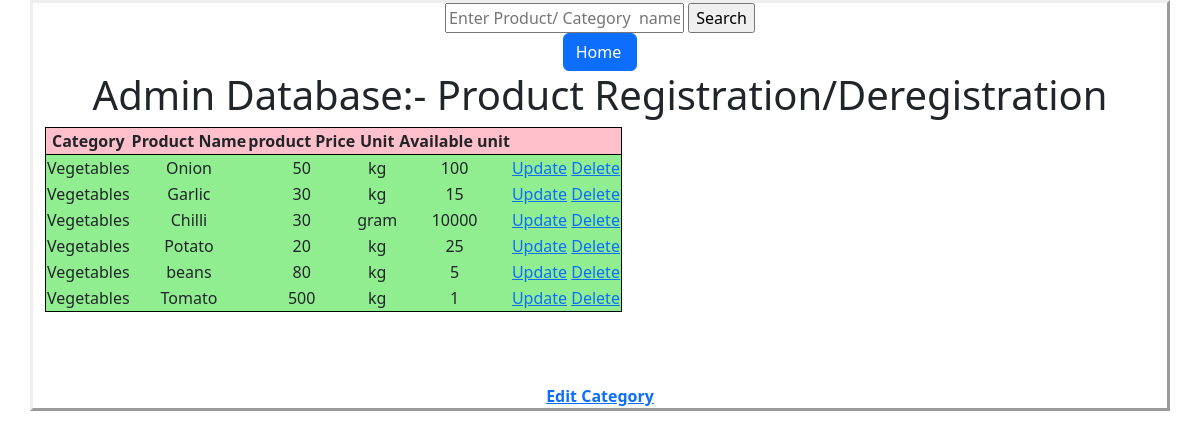
Page /category_filter?aid=adarsh&cat=Vegetables on the committed database.
### application/models.py (models this page shows)
class products(db.Model):
  __tablename__="product"
  product_name=db.Column(db.String, primary_key=True, unique=True)
  category=db.Column(db.String)
  unit=db.Column(db.String)
  rate_per_unit=db.Column(db.Integer )
  quantity=db.Column(db.Integer )

### application/controllers.py (the view)
@app.route("/category_filter", methods=["GET", "POST"])
def category_filter():
  aid=request.args["aid"]
  cat=request.args["cat"]
  data=products.query.filter(products.category==cat).all()
  return render_template("admin_product_database.html",products=data,aid=aid)

### templates/admin_product_database.html (shortened to what this page needs)
<!DOCTYPE HTML>
<html>
  <head>
   <link href="https://cdn.jsdelivr.net/npm/bootstrap@5.3.0-alpha3/dist/css/bootstrap.min.css" rel="stylesheet">
  </head>
  <body>
  <div class="container" style="border:solid;border-style:outset;text-align:center">
  <form method="POST" action="/admin_search?aid={{aid}}">
      <input type="text" name="query" placeholder="Enter Product/ Category  name">
      <input type="submit" value="Search">
  </form>
  <a style="padding-right:15px" class="btn btn-primary" href="/" role="button"> Home </a>
    <h1> Admin Database:- Product Registration/Deregistration</h1>
    {% if true %}
    <div style="text-align:center">
      <table  id = "all-students" style="border:1px solid black;text-align:center">
             <tr style="background-color:pink;border:1px solid black">
                <th>Category</th>
                <th>Product Name</th>
                <th>product Price</th>
                <th>Unit</th>
                <th>Available unit</th>
                <th></th>
              </tr>
        {%  for row in products %}
          <tr style="background-color:#90EE90">
            <td>{{row["category"]}}</td>
            <td>{{row["product_name"]}}</td>
            <td>{{row["rate_per_unit"]}}</td>
            <td>{{row["unit"]}}</td>
            <td>{{row["quantity"]}}</td>
            <td>
<a href=/update_product?aid={{aid}}&pname={{row["product_name"]}} type="button">Update</a>
<a href=/delete_product?aid={{aid}}&pname={{row["product_name"]}} type="button"> Delete </a>
            </td>
          </tr>
        {% endfor %}
   </div>
    </table><br> <br> <br>
    <b><a href=/category_managemnt?aid={{aid}} method="GET" style='text-align:cente;'>
               Edit Category </a></b>
    {% endif %}
    </div>
  </body>
</html>

### rows in the picture
products: category "Vegetables", product_name "Onion", rate_per_unit "50", unit "kg", quantity "100"
products: category "Vegetables", product_name "Garlic", rate_per_unit "30", unit "kg", quantity "15"
products: category "Vegetables", product_name "Chilli", rate_per_unit "30", unit "gram", quantity "10000"
products: category "Vegetables", product_name "Potato", rate_per_unit "20", unit "kg", quantity "25"
products: category "Vegetables", product_name "beans", rate_per_unit "80", unit "kg", quantity "5"
products: category "Vegetables", product_name "Tomato", rate_per_unit "500", unit "kg", quantity "1"
